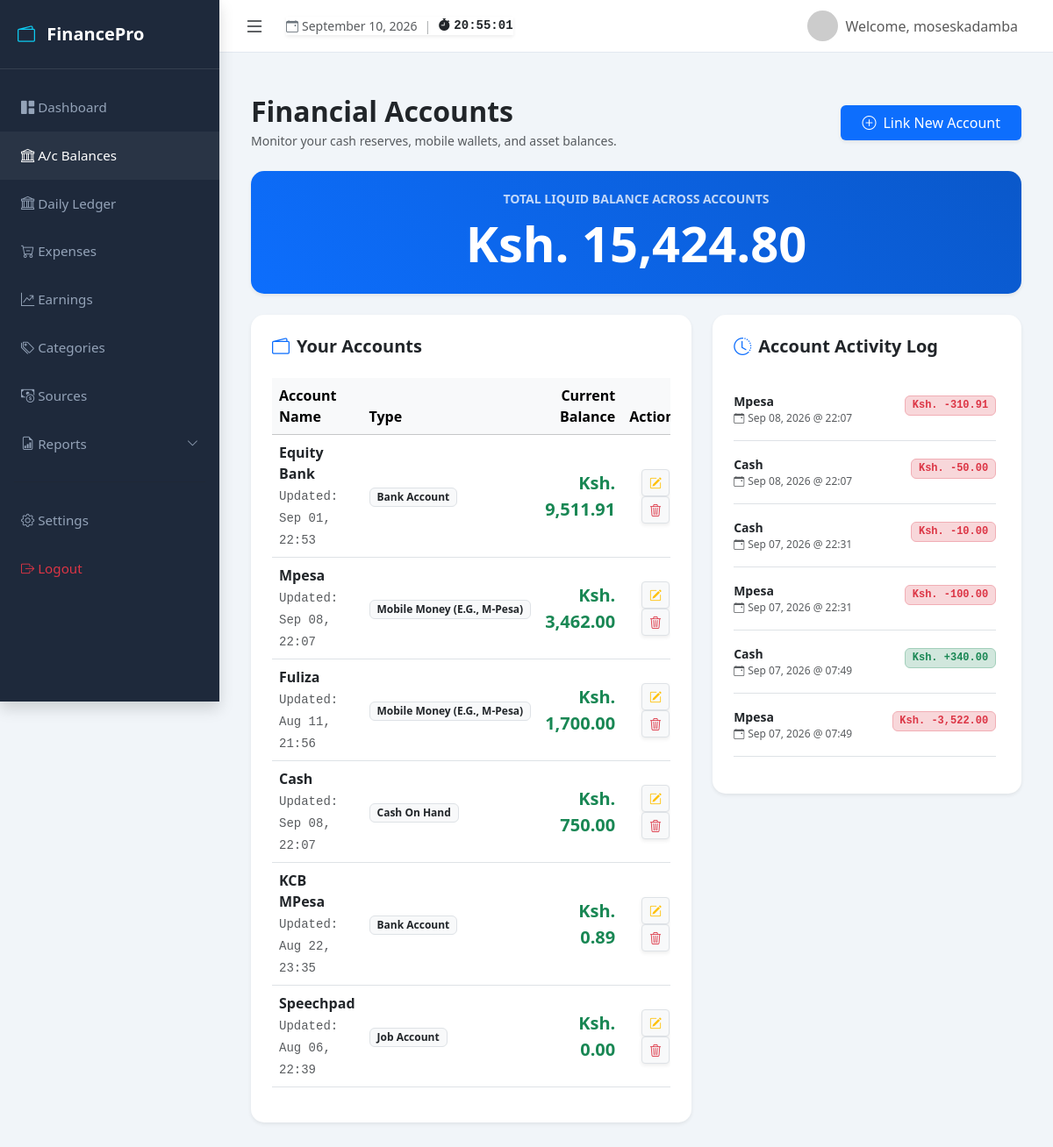
The app's page /accounts/ (signed in), older data.
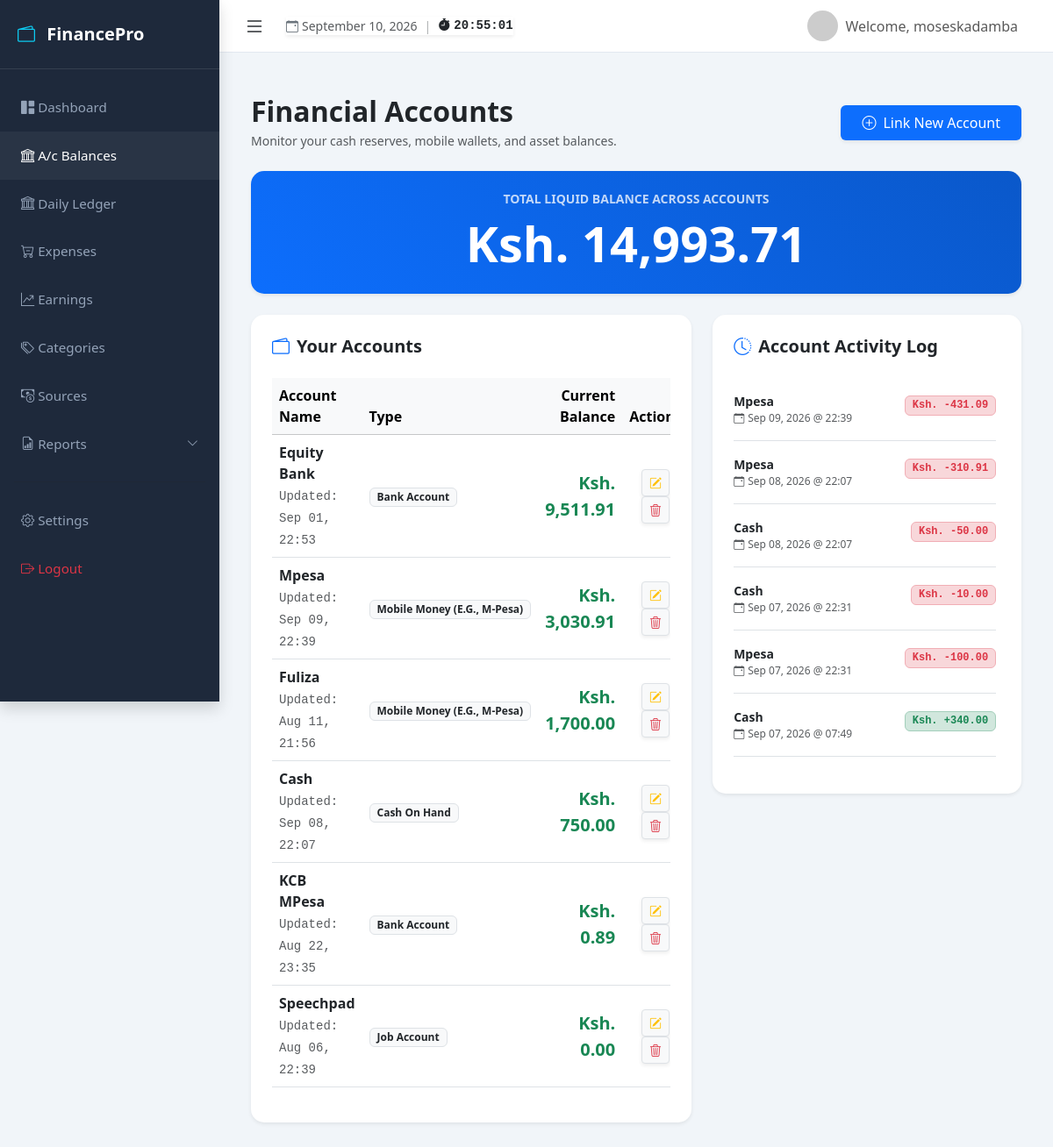
The same page, newer data.
### myapp/models.py (models this page shows, shortened)
class AccountBalance(models.Model):
    ACCOUNT_TYPES = [
        ('bank', 'Bank Account'),
        ('mobile_money', 'Mobile Money (e.g., M-Pesa)'),
        ('cash', 'Cash on Hand'),
        ('credit', 'Credit Card/Loan'),
        ('jobs', 'Job Account'),
    ]
    user = models.ForeignKey(User, on_delete=models.CASCADE, related_name="balances")
    account_name = models.CharField(max_length=100)
    account_type = models.CharField(max_length=20, choices=ACCOUNT_TYPES, default='bank')
    balance = models.DecimalField(max_digits=12, decimal_places=2, default=0.00)
    last_updated = models.DateTimeField(auto_now=True)
    notes = models.TextField(blank=True, null=True)
    class Meta:
        ordering = ['-balance']
        unique_together = ['user', 'account_name']

class AccountHistory(models.Model):
    account = models.ForeignKey(AccountBalance, on_delete=models.CASCADE, related_name="history")
    balance_snapshot = models.DecimalField(max_digits=12, decimal_places=2)
    updated_at = models.DateTimeField(auto_now_add=True)
    class Meta:
        ordering = ['-updated_at']

### myapp/views.py (the view)
# urls.py: path('accounts/', views.account_dashboard, name='account_dashboard_main'),
@login_required
def account_dashboard(request):
    accounts = AccountBalance.objects.filter(user=request.user)
    total_balance = accounts.aggregate(Sum('balance'))['balance__sum'] or 0
    activity_log = AccountHistory.objects.filter(
        account__user=request.user
    ).select_related('account').order_by('-updated_at')[:15]
    for history in activity_log:
        previous_snapshot = AccountHistory.objects.filter(
            account=history.account,
            updated_at__lt=history.updated_at
        ).order_by('-updated_at').first()
        if previous_snapshot:
            history.difference = history.balance_snapshot - previous_snapshot.balance_snapshot
        else:
            history.difference = history.balance_snapshot
    form = AccountBalanceForm()
    context = {
        'accounts': accounts,
        'total_balance': total_balance,
        'activity_log': activity_log,
        'form': form,
    }
    return render(request, 'myapp/account_dashboard.html', context)

### myapp/context_processors.py (called while the page is built)
def global_tracker_context(request):
    user_tz_name = settings.TIME_ZONE
    if request.user.is_authenticated:
        try:
            profile = request.user.profile
            user_tz_name = profile.timezone
        except UserProfile.DoesNotExist:
            pass
    try:
        timezone.activate(user_tz_name)
        active_date = timezone.localdate()
    except Exception:
        timezone.activate(settings.TIME_ZONE)
        user_tz_name = settings.TIME_ZONE
        active_date = timezone.localdate()
    return {
        'timezone_name': user_tz_name,
        'today': active_date
    }

### myapp/templates/myapp/account_dashboard.html (shortened to what the changed rows need)
{% extends 'myapp/base.html' %}
{% block content %}
{% load l10n %}
<div class="container-fluid py-4">
    <div class="d-flex justify-content-between align-items-center mb-4">
        <div>
            <h2 class="fw-bold mb-1">Financial Accounts</h2>
        </div>
    </div>
    <div class="card border-0 shadow-sm mb-4" style="border-radius: 15px; background: linear-gradient(45deg, #0d6efd, #0a58ca);">
        <div class="card-body p-4 text-white text-center">
            <h6 class="text-uppercase tracking-wider opacity-75 small fw-bold">Total Liquid Balance Across Accounts</h6>
            <h1 class="display-4 fw-bold mb-0">Ksh. {{ total_balance|floatformat:2 }}</h1>
        </div>
    </div>
    <div class="row g-4">
        <div class="col-lg-7">
            <div class="card border-0 shadow-sm" style="border-radius: 15px;">
                <div class="card-body p-4">
                    <div class="table-responsive">
                        <table class="table table-hover align-middle">
                            <thead class="table-light">
                                <tr>
                                    <th>Account Name</th>
                                    <th>Type</th>
                                    <th class="text-end">Current Balance</th>
                                    <th class="text-center">Actions</th> </tr>
                            </thead>
                            <tbody>
                                {% for acc in accounts %}
                                <tr>
                                    <td>
                                        <div class="fw-bold text-dark">{{ acc.account_name }}</div>
                                        <span class="text-muted text-xs font-monospace small">Updated: {{ acc.last_updated|date:"M d, H:i" }}</span>
                                    </td>
                                    <td>
                                        <span class="badge bg-light text-dark border px-2 py-1 small text-capitalize">
                                            {{ acc.get_account_type_display }}
                                        </span>
                                    </td>
                                    <td class="text-end fw-bold text-success fs-5">
                                        Ksh. {{ acc.balance|floatformat:2 }}
                                    </td>
                                    <td class="text-center">
                                        <button type="button" class="btn btn-sm btn-light border shadow-sm text-warning" data-bs-toggle="modal" data-bs-target="#editAccountModal-{{ acc.id }}">
                                            <i class="bi bi-pencil-square"></i>
                                        </button>
                                        <button type="button" class="btn btn-sm btn-light border shadow-sm text-danger" data-bs-toggle="modal" data-bs-target="#deleteAccountModal-{{ acc.id }}">
                                            <i class="bi bi-trash3"></i>
                                        </button>
                                    </td>
                                </tr>
                                {% empty %}
                                <tr>
                                    <td colspan="3" class="text-center py-4 text-muted">No accounts configured yet.</td>
                                </tr>
                                {% endfor %}
                            </tbody>
                        </table>
                    </div>
                </div>
            </div>
        </div>
        <div class="col-lg-5">
            <div class="card border-0 shadow-sm" style="border-radius: 15px;">
                <div class="card-body p-4">
                    <div style="max-height: 450px; overflow-y: auto; padding-right: 5px;">
                        <ul class="list-group list-group-flush">
                            {% for history in activity_log %}
                            <li class="list-group-item px-0 py-3 border-0 border-bottom">
                                <div class="d-flex justify-content-between align-items-start">
                                    <div>
                                        <div class="fw-semibold text-dark small">{{ history.account.account_name }}</div>
                                        <small class="text-muted d-block" style="font-size: 0.75rem;">
                                            <i class="bi bi-calendar-event me-1"></i>{{ history.updated_at|date:"M d, Y @ H:i" }}
                                        </small>
                                    </div>
                                    <div class="text-end">
                                        {% if history.difference > 0 %}
                                            <span class="badge bg-success-subtle text-success border border-success-subtle fw-bold font-monospace">
                                                Ksh. +{{ history.difference|floatformat:2 }}
                                            </span>
                                        {% elif history.difference < 0 %}
                                            <span class="badge bg-danger-subtle text-danger border border-danger-subtle fw-bold font-monospace">
                                                Ksh. {{ history.difference|floatformat:2 }}
                                            </span>
                                        {% else %}
                                            <span class="badge bg-light text-muted border fw-bold font-monospace">
                                                —
                                            </span>
                                        {% endif %}
                                    </div>
                                </div>
                            </li>
                            {% empty %}
                            <li class="text-center py-4 text-muted list-unstyled">No structural historical changes logged yet.</li>
                            {% endfor %}
                        </ul>
                    </div>
                </div>
            </div>
        </div>
    </div>
</div>
{% endblock %}

Row changes from the older to the newer data that the page shows:
no longer on this page (row unchanged): AccountHistory: account.account_name "Mpesa", updated_at "Sep 07, 2026 @ 07:49", difference "-3,522.00"
changed AccountBalance "Mpesa": last_updated "Sep 08, 22:07" → "Sep 09, 22:39"; balance "3,462.00" → "3,030.91"
added AccountHistory: account.account_name "Mpesa", updated_at "Sep 09, 2026 @ 22:39", difference "-431.09"
Text that changed along with them:
{{ total_balance|floatformat:2 }}: "15,424.80" → "14,993.71"
